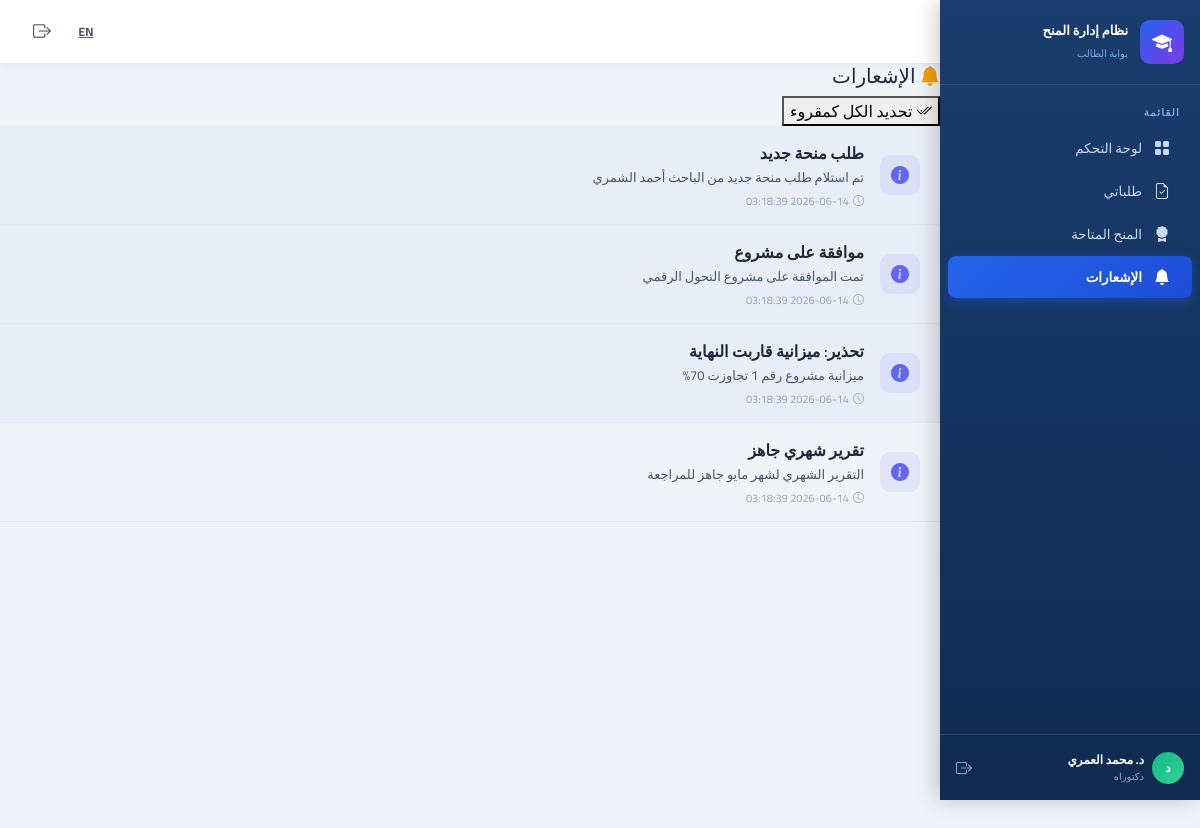
The app's page /student/index.php?page=notifications&lang=ar (signed in) with its own data.
### tables this page shows
CREATE TABLE IF NOT EXISTS notifications (
  id         INT UNSIGNED AUTO_INCREMENT PRIMARY KEY,
  user_id    INT UNSIGNED,
  title_ar   VARCHAR(255) NOT NULL,
  title_en   VARCHAR(255) NOT NULL,
  message_ar TEXT,
  message_en TEXT,
  type       ENUM('info','success','warning','danger') NOT NULL DEFAULT 'info',
  is_read    TINYINT(1) NOT NULL DEFAULT 0,
  link       VARCHAR(255),
  created_at DATETIME NOT NULL DEFAULT CURRENT_TIMESTAMP,
  FOREIGN KEY (user_id) REFERENCES users(id) ON DELETE CASCADE
);

### includes/lang.php (called while the page is built, shortened)
<?php
if (isset($_GET['lang']) && in_array($_GET['lang'], ['ar', 'en'])) {
    $lang = $_GET['lang'];
} elseif (isset($_COOKIE['lang']) && in_array($_COOKIE['lang'], ['ar', 'en'])) {
    $lang = $_COOKIE['lang'];
} else {
    $lang = 'ar';
}
$isRTL = ($lang === 'ar');

### includes/db.php (called while the page is built, shortened)
<?php
function getDB(): PDO {
    static $pdo = null;
    if ($pdo !== null) return $pdo;
    $host = getenv('DB_HOST') ?: '127.0.0.1';
    $port = getenv('DB_PORT') ?: '8889';
    $name = getenv('DB_NAME') ?: 'grant_management';
    $user = getenv('DB_USER') ?: 'root';
    $pass = getenv('DB_PASS') ?: 'root';
    try {
        $dsn = "mysql:host=$host;port=$port;dbname=$name;charset=utf8mb4";
        $pdo = new PDO($dsn, $user, $pass, [
            PDO::ATTR_ERRMODE            => PDO::ERRMODE_EXCEPTION,
            PDO::ATTR_DEFAULT_FETCH_MODE => PDO::FETCH_ASSOC,
            PDO::ATTR_EMULATE_PREPARES   => false,
        ]);
    } catch (PDOException $e) {
        return nullDB();
    }
    return $pdo;
}
function dbAll(string $sql, array $params = []): array {
    try {
        $stmt = getDB()->prepare($sql);
        $stmt->execute($params);
        return $stmt->fetchAll();
    } catch (Exception $e) {
        return [];
    }
}

### student/pages/notifications.php (the view)
<?php
$pageTitle = $isRTL ? 'الإشعارات' : 'Notifications';
$notifications = dbAll('SELECT * FROM notifications WHERE user_id=? ORDER BY created_at DESC LIMIT 10', [$user['id']]);
?>
<div class="card-custom">
  <div class="card-custom-header">
    <h5 class="card-custom-title">
      <i class="bi bi-bell-fill" style="color:#f59e0b"></i>
      <?= $pageTitle ?>
    </h5>
    <form method="POST" action="">
      <button type="submit" name="mark_all_read" class="btn-sm-outline">
        <i class="bi bi-check2-all"></i> <?= $isRTL ? 'تحديد الكل كمقروء' : 'Mark all as read' ?>
      </button>
    </form>
  </div>
  <div class="card-custom-body" style="padding: 0;">
    <?php if (!$notifications): ?>
    <div style="padding: 30px; text-align: center; color: var(--text-muted);">
      <i class="bi bi-bell-slash" style="font-size: 2rem; margin-bottom: 10px;"></i>
      <p><?= $isRTL ? 'لا توجد إشعارات جديدة.' : 'No new notifications.' ?></p>
    </div>
    <?php else: ?>
      <?php foreach($notifications as $n): ?>
      <div style="padding: 15px 20px; border-bottom: 1px solid var(--border-color); background: <?= $n['is_read'] ? 'transparent' : 'rgba(99,102,241,.05)' ?>;">
        <div class="d-flex align-items-center gap-3">
          <div style="width: 40px; height: 40px; border-radius: 10px; background: rgba(99,102,241,.1); color: #6366f1; display: flex; align-items: center; justify-content: center; font-size: 18px;">
            <i class="bi bi-info-circle-fill"></i>
          </div>
          <div>
            <div style="font-weight: 600; color: var(--text-primary);"><?= htmlspecialchars($isRTL ? $n['title_ar'] : $n['title_en']) ?></div>
            <div style="font-size: 13px; color: var(--text-secondary); margin-top: 3px;"><?= htmlspecialchars($isRTL ? $n['message_ar'] : $n['message_en']) ?></div>
            <div style="font-size: 11px; color: var(--text-muted); margin-top: 5px;"><i class="bi bi-clock me-1"></i><?= $n['created_at'] ?></div>
          </div>
        </div>
      </div>
      <?php endforeach; ?>
    <?php endif; ?>
  </div>
</div>

### assets/css/custom.css (style rules this page uses)
* { font-family: 'Cairo', sans-serif !important; }
:root { --sidebar-bg: #1a3c6e; --sidebar-hover: #253e6f; --sidebar-active: #2563eb; --sidebar-text: #c8d8ee; --sidebar-heading: #7aabde; --sidebar-width: 260px; --header-height: 64px; --primary: #1a56db; --primary-dark: #1e40af; --success: #198754; --warning: #f59e0b; --danger: #dc3545; --info: #0ea5e9; --bg-light: #f0f4f8; --card-shadow: 0 2px 12px rgba(0,0,0,0.08); --border-radius: 12px; }
body { background-color: var(--bg-light); color: #1e293b; overflow-x: hidden; }
:root { --text-primary: #1e293b; --text-secondary: #475569; --text-muted: #94a3b8; --bg-secondary: #ffffff; --bg-tertiary: #f8fafc; --border-color: #e2e8f0; }

### records on screen
notifications: title_ar "طلب منحة جديد", message_ar "تم استلام طلب منحة جديد من الباحث أحمد الشمري", created_at "2026-06-14 03:18:39"
notifications: title_ar "موافقة على مشروع", message_ar "تمت الموافقة على مشروع التحول الرقمي", created_at "2026-06-14 03:18:39"
notifications: title_ar "تحذير: ميزانية قاربت النهاية", message_ar "ميزانية مشروع رقم 1 تجاوزت 70%", created_at "2026-06-14 03:18:39"
notifications: title_ar "تقرير شهري جاهز", message_ar "التقرير الشهري لشهر مايو جاهز للمراجعة", created_at "2026-06-14 03:18:39"

### other values on screen
t('appName') "نظام إدارة المنح"
$it['ar'] "لوحة التحكم"
$it['ar'] "طلباتي"
$it['ar'] "المنح المتاحة"
$it['ar'] "الإشعارات"
mb_substr($user['name'],0,1) "د"
$user['name'] "د. محمد العمري"
$degreeMap[$stuInfo['degree']??'master'] "دكتوراه"
$pageTitle "بوابة الطالب"
$pageTitle "الإشعارات"
